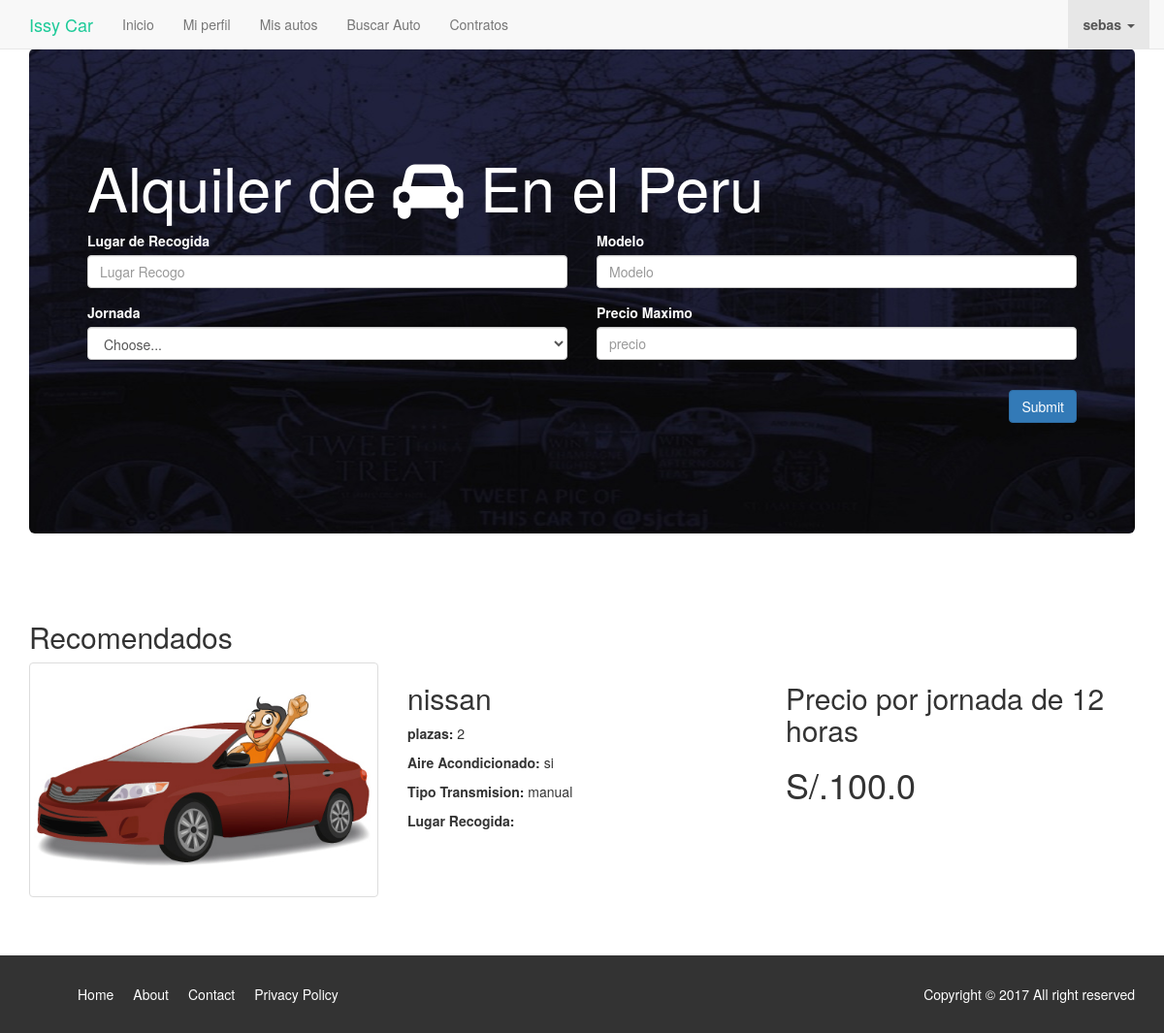
Page /conductor/buscar_autos/ (signed in) on the earlier database version.
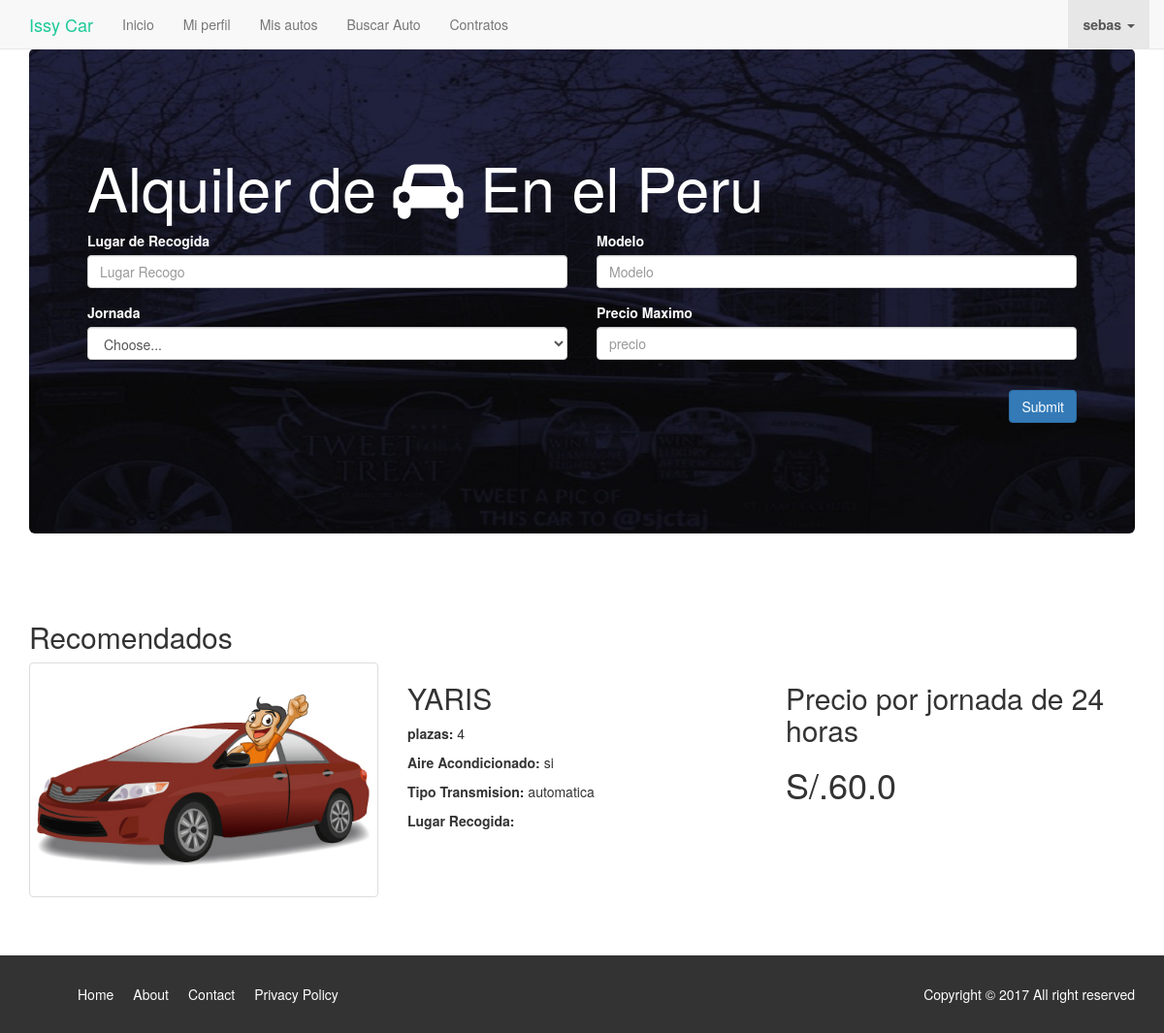
Same page on the later database version.
### auto/models.py (models this page shows, shortened)
class Auto(models.Model):
	user = models.ForeignKey("auth.User",null=True)
	modelo= models.CharField(max_length=264)
	plazas= models.CharField(max_length=264)
	aire_acondicionado= models.CharField(max_length=264)
	tipo_transmision= models.CharField(max_length=264)
	lugar_recogida= models.CharField(max_length=264)
	precio= models.FloatField()
	jornada= models.IntegerField()
	is_alquiled= models.BooleanField(default=False)
	def __str__(self):
		return self.modelo

### conductor/views.py (the view)
@login_required
def alquilar_auto_lista(request):
	Webpage_list = Auto.objects.exclude(user=request.user).filter(is_alquiled=False).order_by('precio')
	date_dict ={'access_records':Webpage_list,'query_ok':"True"}
	print (Webpage_list)
	return render(request,'conductor/alquilar_auto.html',context=date_dict)

### conductor/templates/conductor/alquilar_auto.html (shortened to what this page needs)
{% extends "../base.html"%}
{% load staticfiles %}
{% block content %}
<div class="container">
	<div class="jumbotron">
		<h1>Alquiler de <i class="fa fa-car" aria-hidden="true"></i>
		En el Peru</h1>
		<form method="post" action ="{% url 'conductor:buscar_autos' %}" >
			<div class="row">
				<div class="col-md-6">
					<div class="row">
						<div class="form-group col-md-12">
							<label for="IdLugarRecogo">Lugar de Recogida</label>
							<input type="text" class="form-control" id="IdLugarRecogo" name="lugarRecogo" placeholder="Lugar Recogo">
						</div>
						<div class="form-group col-md-12">
							<label for="IdJornada">Jornada</label>
							<select class="form-control" name="jornada">
								<option selected>Choose...</option>
							</select>
						</div>
					</div>
				</div>
				<div class="col-md-6">
					<div class="row">
						<div class="form-group col-md-12">
							<label for="IdModelo">Modelo</label>
							<input type="text" class="form-control" id="IdModelo" name="modelo" placeholder="Modelo">
						</div>
						<div class="form-group col-md-12">
							<label for="IdPrecio">Precio Maximo</label>
							<input type="number" class="form-control" id="IdPrecio" name="precio" placeholder="precio" pattern="^\d+(?:\.\d{1,2})?$" step="0.01" >
						</div>
						<div class="form-group col-md-12">
						</div>
					</div>
				</div>
			</div>
			<div class=row>
				<div class="col-md-12">
					<button type="submit" class="btn btn-primary pull-right">Submit</button>
				</div>
			</div>
		</form>
	</div>
	{% if access_records %}
	<section>
		<h2>Recomendados</h2>
		{% for acc in access_records %}
		{% include "auto/_auto.html"%}
		{% endfor %}
	</section>
	{% endif %}
</div>
{% endblock%}

### auto/templates/auto/_auto.html
{% load staticfiles %}
<div class="row">
			<div class="col-md-4">
				<a href="{% url 'conductor:info_auto_detalle' pk=acc.pk%}"><img src="{% static 'img/car.jpg' %}" class="img-thumbnail"></a>
			</div>
			<div class="col-md-4">
				<h2>{{acc.modelo}}</h2>
				<p><strong>plazas: </strong>{{acc.plazas}}</p>
				<p><strong>Aire Acondicionado: </strong>{{acc.aire_acondicionado}}</p>
				<p><strong>Tipo Transmision: </strong>{{acc.tipo_transmision}}</p>
				<p><strong>Lugar Recogida: </strong>{{acc.lugar_recodiga}}</p>
			</div>
			<div class="col-md-4">
				<h2> Precio por jornada de {{acc.jornada}} horas</h2>
				<h1>S/.{{acc.precio}}</h1>
			</div>
	</div>

Differences in the rows shown:
no longer on this page (row edited): Auto: modelo "nissan", plazas "2", aire_acondicionado "si", tipo_transmision "manual", jornada "12", precio "100.0"
now on this page (row edited): Auto: modelo "YARIS", plazas "4", aire_acondicionado "si", tipo_transmision "automatica", jornada "24", precio "60.0"
